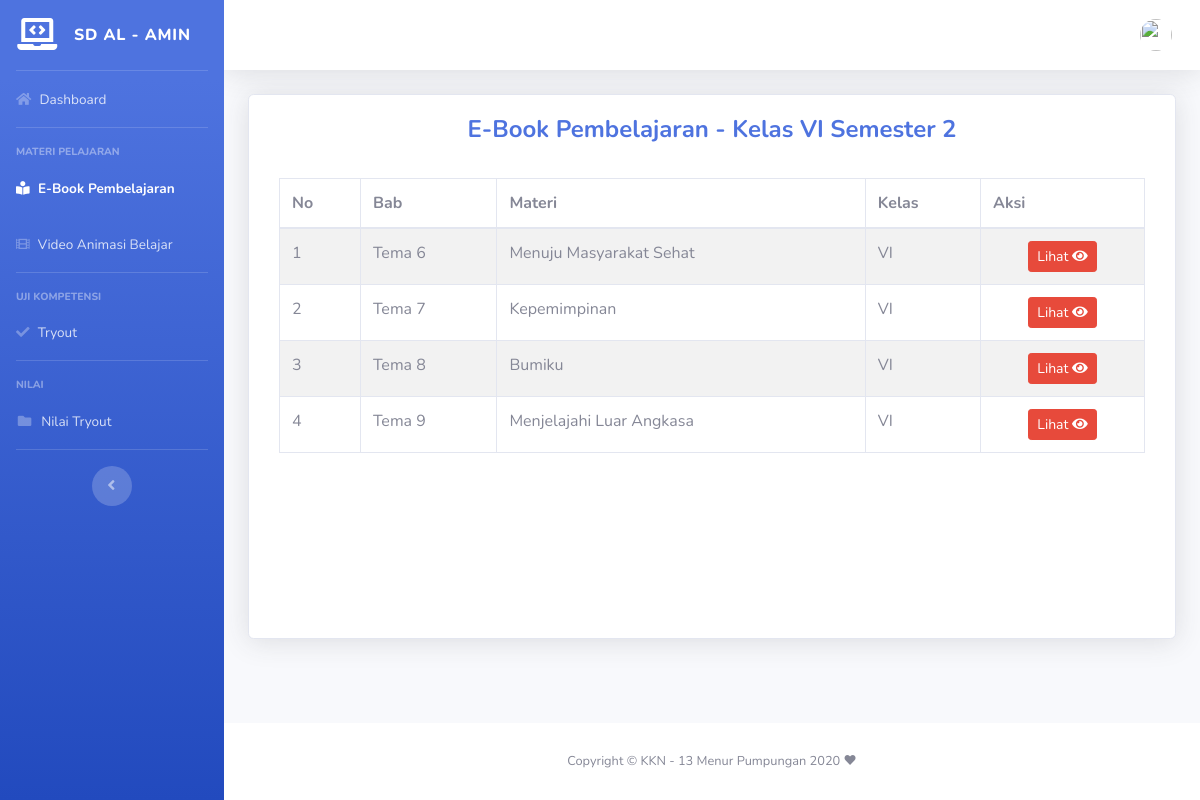
/index.php/core/ebook, run on the app's committed database.
### tables this page shows
CREATE TABLE `mapel` (
  `id` int(6) UNSIGNED NOT NULL,
  `bab` varchar(50) NOT NULL,
  `materi` varchar(30) NOT NULL,
  `kelas` varchar(30) DEFAULT NULL,
  `upload_ebook` varchar(100) NOT NULL
);

### application/controllers/core.php (called while the page is built, shortened)
<?php
class core extends CI_Controller {
	function __construct() {
	      $this->load->helper('url');
	      $this->load->library('session');
		  $this->load->model('mFetchListMapel');
		  $this->load->model('mFetchListTryout');
		  $this->load->model('mLoadDetailEbook');
		  $this->load->model('main');
	}
	public function ebook()
	{
		$data = array(
			'nama' => $this->session->userdata('nama'),
			'password' => $this->session->userdata('password'),
			'fetch_data' => $this->mFetchListMapel->fetch_data()->result(),
			'title' => "E-Book Pembelajaran"
		);
		$this->load->view('templates/header', $data);
		$this->load->view('ebook/sidebar', $data);
		$this->load->view('templates/topbar', $data);
		$this->load->view('ebook/daftar-mapel', $data);
		$this->load->view('siswa/modal_siswa', $data);
		$this->load->view('templates/footer');
	}
}

### index.php (called while the page is built, shortened)
<?php
require_once BASEPATH.'core/CodeIgniter.php';

### application/models/mFetchListMapel.php (called while the page is built, shortened)
<?php
class mFetchListMapel extends CI_Model{
	function fetch_data()
	{
    	return $this->db->get('mapel');
	}
}

### application/views/ebook/daftar-mapel.php (the view, shortened to what this page needs)
        <div class="container-fluid">
        <div class="row">
        <div class="col-xl-12 col-lg-7">
            <div class="card shadow mb-4">
            <div class="card-body"><center>
                <h4 class="m-0 font-weight-bold text-primary">E-Book Pembelajaran - Kelas VI Semester 2</h4><br>
<div class="card-body" style="padding:10px; overflow:auto; width:100%; height:450px;">
  <table class="table table-bordered table-striped" id="mydata">
  <thead>
    <tr>
      <th scope="col">No</th>
      <th scope="col">Bab</th>
      <th scope="col">Materi</th>
      <th scope="col">Kelas</th>
      <th scope="col">Aksi</th>
    </tr>
  </thead>
  <tbody>
    <?php
    $no = 1;
    foreach($fetch_data as $u){
    ?>
    <tr>
      <td><?php echo $no++ ?></td>
      <td><?php echo $u->bab ?></td>
      <td><?php echo $u->materi ?></td>
      <td><?php echo $u->kelas ?></td>
      <td><?php echo anchor('core/detailEbook/'.$u->id,'<center><div class="btn btn-danger btn-sm">Lihat <i class="fa fa-eye"></i></div></center>'); ?></td>
    </tr>
    <?php } ?>
  </tbody>
</table>
</div>
            </div>
            </div>
        </div>
        </div>
        </div>
      </div>
</body>
</html>

### application/views/templates/header.php (shortened to what this page needs)
<!DOCTYPE html>
<html lang="en">
<head>
  <link href="<?=base_url();?>static/dashboardTemplates/vendor/fontawesome-free/css/all.min.css" rel="stylesheet" type="text/css">
  <link href="<?=base_url();?>static/dashboardTemplates/css/sb-admin-2.min.css" rel="stylesheet">
  <link rel="stylesheet" href="<?=base_url();?>static/dashboardTemplates/css/owl.carousel.min.css" type="text/css">
</head>
<body id="page-top">
  <div id="wrapper">

### application/views/ebook/sidebar.php
<ul class="navbar-nav bg-gradient-primary sidebar sidebar-dark accordion" id="accordionSidebar">
  <a class="sidebar-brand d-flex align-items-center justify-content-center" href="#">
    <div class="sidebar-brand-icon">
      <i class="fas fa-laptop-code"></i>
    </div>
    <div class="sidebar-brand-text mx-3">SD AL - Amin</div>
  </a>
  <hr class="sidebar-divider my-0">
  <li class="nav-item">
    <a class="nav-link" href="<?= base_url();?>core/siswa">
      <i class="fas fa-home"></i>
      <span>Dashboard</span></a>
  </li>
  <hr class="sidebar-divider">
  <div class="sidebar-heading">
    Materi Pelajaran
  </div>
  <li class="nav-item active">
    <a class="nav-link collapsed" href="<?= base_url();?>core/ebook">
      <i class="fas fa-book-reader"></i>
      <span>E-Book Pembelajaran</span>
    </a>
  </li>
  <li class="nav-item">
    <a class="nav-link collapsed" href="<?= base_url();?>core/video">
      <i class="fas fa-film"></i>
      <span>Video Animasi Belajar</span>
    </a>
  </li>
  <hr class="sidebar-divider">
  <div class="sidebar-heading">
    Uji Kompetensi
  </div>
  <li class="nav-item">
    <a class="nav-link collapsed" href="<?= base_url();?>core/tryout">
      <i class="fas fa-check"></i>
      <span>Tryout</span>
    </a>
  </li>
  <hr class="sidebar-divider">
  <div class="sidebar-heading">
    Nilai
  </div>
  <li class="nav-item">
    <a class="nav-link collapsed" href="<?= base_url();?>core/nilai_tryout">
      <i class="fas fa-fw fa-folder"></i>
      <span>Nilai Tryout</span>
    </a>
  </li>
  <hr class="sidebar-divider d-none d-md-block">
  <div class="text-center d-none d-md-inline">
    <button class="rounded-circle border-0" id="sidebarToggle"></button>
  </div>
</ul>

### application/views/templates/topbar.php (shortened to what this page needs)
<div id="content-wrapper" class="d-flex flex-column">
  <div id="content">
    <nav class="navbar navbar-expand navbar-light bg-white topbar mb-4 static-top shadow">
      <ul class="navbar-nav ml-auto">
        <li class="nav-item dropdown no-arrow">
          <a class="nav-link dropdown-toggle" href="#" id="userDropdown" role="button" data-toggle="dropdown" aria-haspopup="true" aria-expanded="false">
            <img class="img-profile rounded-circle" src="https://sdl-stickershop.line.naver.jp/products/0/0/1/1202259/android/stickers/8217743.png">
          </a>
        </li>
      </ul>
    </nav>

### application/views/templates/footer.php (shortened to what this page needs)
<footer class="sticky-footer bg-white">
  <div class="container my-auto">
    <div class="copyright text-center my-auto">
      <span>Copyright &copy; KKN - 13 Menur Pumpungan 2020 ❤</span>
    </div>
  </div>
</footer>

### data on the page
mapel: bab "Tema 6", materi "Menuju Masyarakat Sehat", kelas "VI", id "Lihat"
mapel: bab "Tema 7", materi "Kepemimpinan", kelas "VI", id "Lihat"
mapel: bab "Tema 8", materi "Bumiku", kelas "VI", id "Lihat"
mapel: bab "Tema 9", materi "Menjelajahi Luar Angkasa", kelas "VI", id "Lihat"
